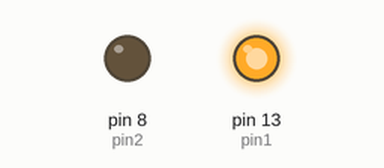
Bench run of a sketch on a simulated Arduino Uno, built with avr-gcc and run on an emulated ATmega328P. Parts: output pins drawn as LEDs (lit = HIGH).

Above: at 0.1 s.
At 1.1 s:
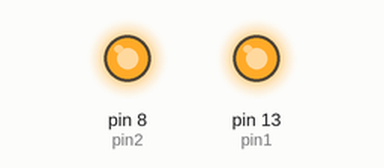
Timing chart, 0 to 2.6 s (numbered marks = the images above):
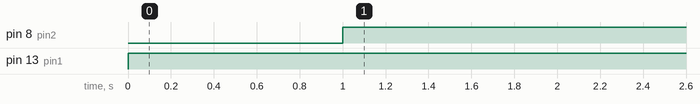

Measured:
- by itself, pin 8 (pin2): LOW → HIGH at 1.0 s
- by itself, pin 13 (pin1): LOW → HIGH at 0.00 s

The sketch:

sketch_LED_2.ino
```cpp
int pin1 = 13;
int pin2 = 8;
void setup() {
  // put your setup code here, to run once:
pinMode(8,OUTPUT);
pinMode(13,OUTPUT);
}

void loop() {
  // put your main code here, to run repeatedly:
digitalWrite(pin1,HIGH);
delay(1000);
digitalWrite(pin2,HIGH);
delay(1000);


}
```
